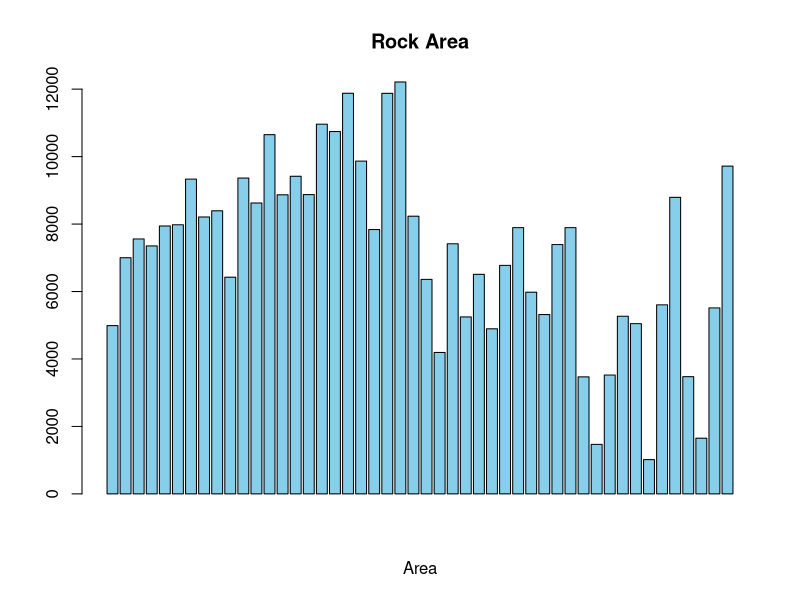
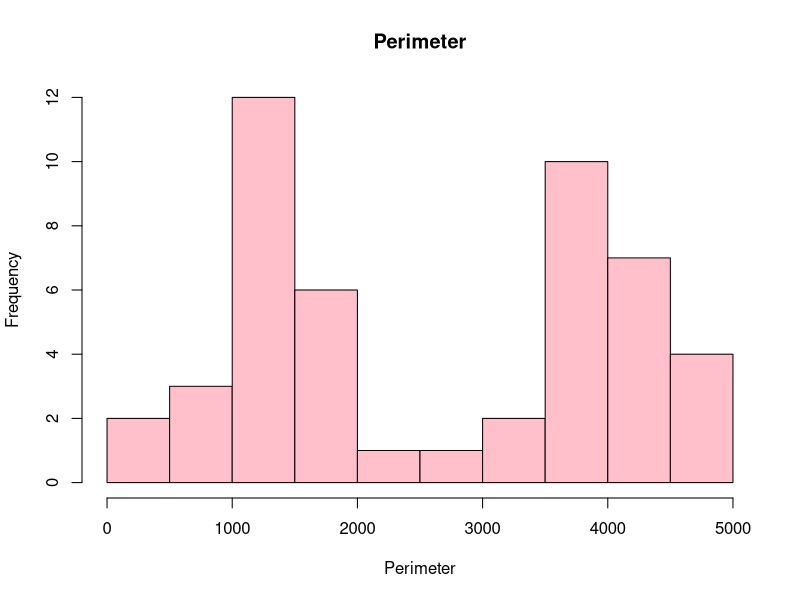
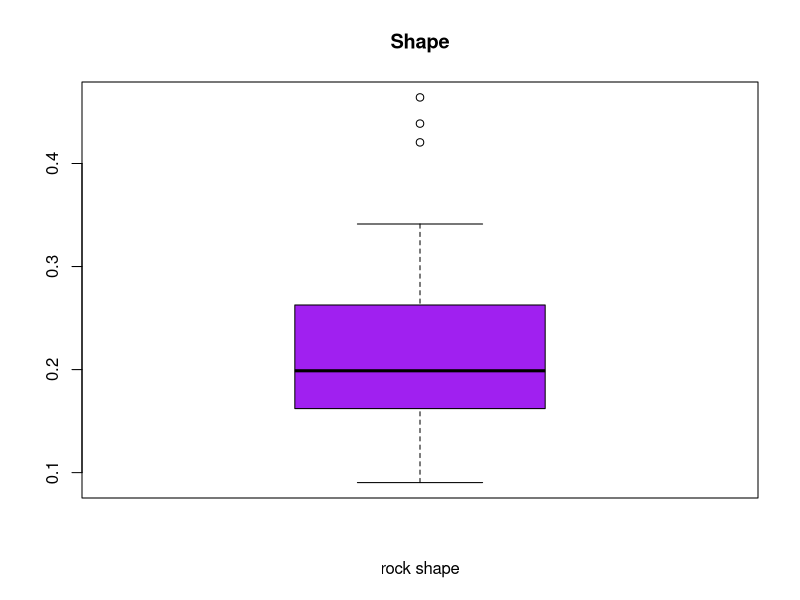
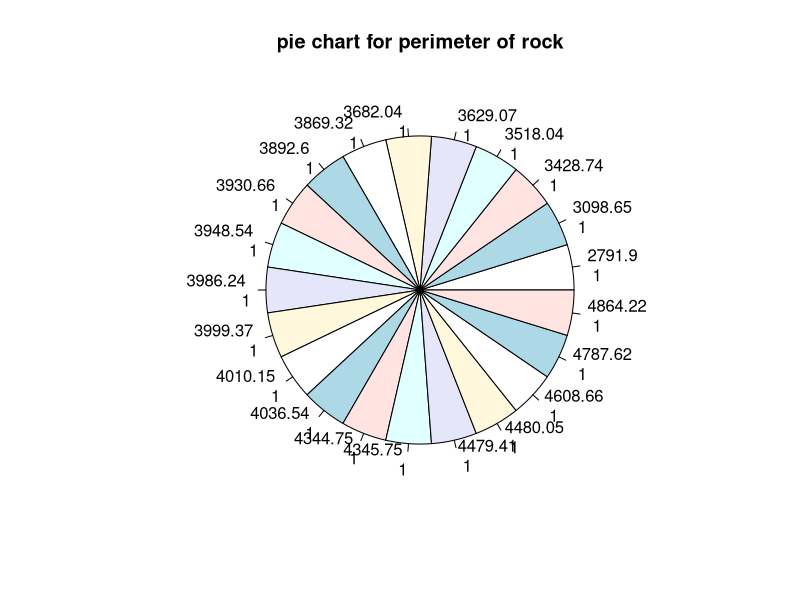

R code for these plots, in order: (Note: this script raises an error after producing the figures.)
#data visualization in R
barplot(rock$area,xlab='Area',col='skyblue',main='Rock Area')

hist(rock$peri,xlab='Perimeter',main='Perimeter',col='pink')

boxplot(rock$shape,xlab='rock shape',col='purple',main='Shape')

t=table(rock$peri[1:21])
l=paste(names(t),'\n',t,sep=' ')
pie(t,labels=l,main='pie chart for perimeter of rock')

t=table(rock$peri[1:15])
l=paste(names(t),'\n',t,sep=' ')
pie3D(t,labels=l,main='pie chart for perimeter of rock in 3D')

plot(rock$perm,type="l",lwd=4,lty=1,ylab='Permeability',
     main='Line for max permeability',col='skyblue')
